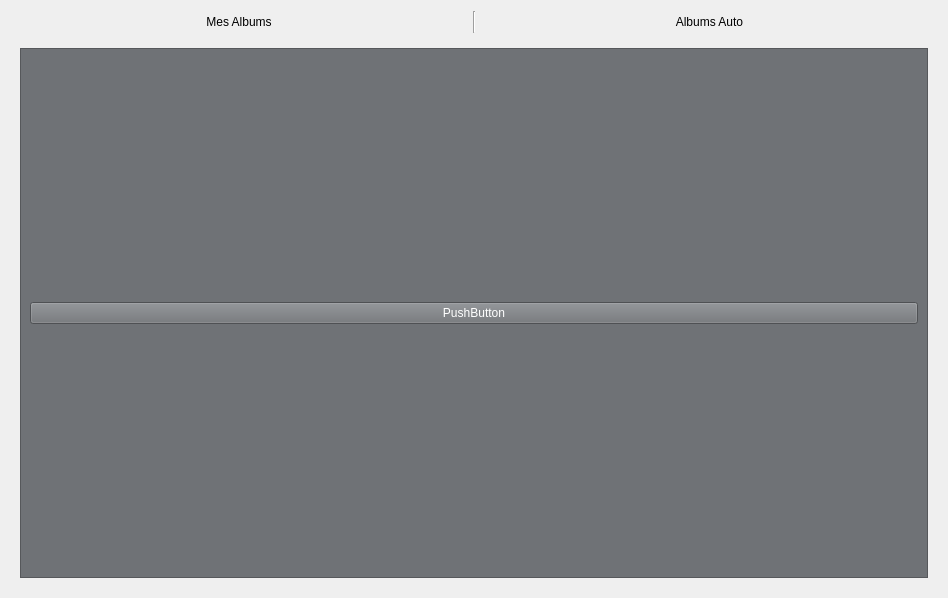
<?xml version="1.0" encoding="UTF-8"?>
<ui version="4.0">
 <class>AlbumWindow</class>
 <widget class="QWidget" name="AlbumWindow">
  <property name="geometry">
   <rect>
    <x>0</x>
    <y>0</y>
    <width>948</width>
    <height>598</height>
   </rect>
  </property>
  <property name="windowTitle">
   <string>Form</string>
  </property>
  <layout class="QHBoxLayout" name="horizontalLayout">
   <item>
    <layout class="QVBoxLayout" name="verticalLayout">
     <item>
      <layout class="QHBoxLayout" name="horizontalLayout_2">
       <item>
        <widget class="QPushButton" name="albPersoButton">
         <property name="text">
          <string>Mes Albums</string>
         </property>
         <property name="flat">
          <bool>true</bool>
         </property>
        </widget>
       </item>
       <item>
        <widget class="Line" name="line">
         <property name="orientation">
          <enum>Qt::Vertical</enum>
         </property>
        </widget>
       </item>
       <item>
        <widget class="QPushButton" name="albAutoButton">
         <property name="text">
          <string>Albums Auto</string>
         </property>
         <property name="flat">
          <bool>true</bool>
         </property>
        </widget>
       </item>
      </layout>
     </item>
     <item>
      <widget class="QStackedWidget" name="stackedWidget">
       <property name="currentIndex">
        <number>0</number>
       </property>
       <widget class="QWidget" name="page">
        <layout class="QVBoxLayout" name="verticalLayout_4">
         <item>
          <layout class="QVBoxLayout" name="verticalLayout_2">
           <item>
            <widget class="QFrame" name="corpsFrame">
             <property name="palette">
              <palette>
               <active>
                <colorrole role="WindowText">
                 <brush brushstyle="SolidPattern">
                  <color alpha="255">
                   <red>255</red>
                   <green>255</green>
                   <blue>255</blue>
                  </color>
                 </brush>
                </colorrole>
                <colorrole role="Button">
                 <brush brushstyle="SolidPattern">
                  <color alpha="255">
                   <red>111</red>
                   <green>114</green>
                   <blue>118</blue>
                  </color>
                 </brush>
                </colorrole>
                <colorrole role="Light">
                 <brush brushstyle="SolidPattern">
                  <color alpha="255">
                   <red>167</red>
                   <green>171</green>
                   <blue>177</blue>
                  </color>
                 </brush>
                </colorrole>
                <colorrole role="Midlight">
                 <brush brushstyle="SolidPattern">
                  <color alpha="255">
                   <red>139</red>
                   <green>142</green>
                   <blue>147</blue>
                  </color>
                 </brush>
                </colorrole>
                <colorrole role="Dark">
                 <brush brushstyle="SolidPattern">
                  <color alpha="255">
                   <red>55</red>
                   <green>57</green>
                   <blue>59</blue>
                  </color>
                 </brush>
                </colorrole>
                <colorrole role="Mid">
                 <brush brushstyle="SolidPattern">
                  <color alpha="255">
                   <red>74</red>
                   <green>76</green>
                   <blue>78</blue>
                  </color>
                 </brush>
                </colorrole>
                <colorrole role="Text">
                 <brush brushstyle="SolidPattern">
                  <color alpha="255">
                   <red>255</red>
                   <green>255</green>
                   <blue>255</blue>
                  </color>
                 </brush>
                </colorrole>
                <colorrole role="BrightText">
                 <brush brushstyle="SolidPattern">
                  <color alpha="255">
                   <red>255</red>
                   <green>255</green>
                   <blue>255</blue>
                  </color>
                 </brush>
                </colorrole>
                <colorrole role="ButtonText">
                 <brush brushstyle="SolidPattern">
                  <color alpha="255">
                   <red>255</red>
                   <green>255</green>
                   <blue>255</blue>
                  </color>
                 </brush>
                </colorrole>
                <colorrole role="Base">
                 <brush brushstyle="SolidPattern">
                  <color alpha="255">
                   <red>0</red>
                   <green>0</green>
                   <blue>0</blue>
                  </color>
                 </brush>
                </colorrole>
                <colorrole role="Window">
                 <brush brushstyle="SolidPattern">
                  <color alpha="255">
                   <red>111</red>
                   <green>114</green>
                   <blue>118</blue>
                  </color>
                 </brush>
                </colorrole>
                <colorrole role="Shadow">
                 <brush brushstyle="SolidPattern">
                  <color alpha="255">
                   <red>0</red>
                   <green>0</green>
                   <blue>0</blue>
                  </color>
                 </brush>
                </colorrole>
                <colorrole role="AlternateBase">
                 <brush brushstyle="SolidPattern">
                  <color alpha="255">
                   <red>55</red>
                   <green>57</green>
                   <blue>59</blue>
                  </color>
                 </brush>
                </colorrole>
                <colorrole role="ToolTipBase">
                 <brush brushstyle="SolidPattern">
                  <color alpha="255">
                   <red>255</red>
                   <green>255</green>
                   <blue>220</blue>
                  </color>
                 </brush>
                </colorrole>
                <colorrole role="ToolTipText">
                 <brush brushstyle="SolidPattern">
                  <color alpha="255">
                   <red>0</red>
                   <green>0</green>
                   <blue>0</blue>
                  </color>
                 </brush>
                </colorrole>
                <colorrole role="PlaceholderText">
                 <brush brushstyle="SolidPattern">
                  <color alpha="128">
                   <red>255</red>
                   <green>255</green>
                   <blue>255</blue>
                  </color>
                 </brush>
                </colorrole>
               </active>
               <inactive>
                <colorrole role="WindowText">
                 <brush brushstyle="SolidPattern">
                  <color alpha="255">
                   <red>255</red>
                   <green>255</green>
                   <blue>255</blue>
                  </color>
                 </brush>
                </colorrole>
                <colorrole role="Button">
                 <brush brushstyle="SolidPattern">
                  <color alpha="255">
                   <red>111</red>
                   <green>114</green>
                   <blue>118</blue>
                  </color>
                 </brush>
                </colorrole>
                <colorrole role="Light">
                 <brush brushstyle="SolidPattern">
                  <color alpha="255">
                   <red>167</red>
                   <green>171</green>
                   <blue>177</blue>
                  </color>
                 </brush>
                </colorrole>
                <colorrole role="Midlight">
                 <brush brushstyle="SolidPattern">
                  <color alpha="255">
                   <red>139</red>
                   <green>142</green>
                   <blue>147</blue>
                  </color>
                 </brush>
                </colorrole>
                <colorrole role="Dark">
                 <brush brushstyle="SolidPattern">
                  <color alpha="255">
                   <red>55</red>
                   <green>57</green>
                   <blue>59</blue>
                  </color>
                 </brush>
                </colorrole>
                <colorrole role="Mid">
                 <brush brushstyle="SolidPattern">
                  <color alpha="255">
                   <red>74</red>
                   <green>76</green>
                   <blue>78</blue>
                  </color>
                 </brush>
                </colorrole>
                <colorrole role="Text">
                 <brush brushstyle="SolidPattern">
                  <color alpha="255">
                   <red>255</red>
                   <green>255</green>
                   <blue>255</blue>
                  </color>
                 </brush>
                </colorrole>
                <colorrole role="BrightText">
                 <brush brushstyle="SolidPattern">
                  <color alpha="255">
                   <red>255</red>
                   <green>255</green>
                   <blue>255</blue>
                  </color>
                 </brush>
                </colorrole>
                <colorrole role="ButtonText">
                 <brush brushstyle="SolidPattern">
                  <color alpha="255">
                   <red>255</red>
                   <green>255</green>
                   <blue>255</blue>
                  </color>
                 </brush>
                </colorrole>
                <colorrole role="Base">
                 <brush brushstyle="SolidPattern">
                  <color alpha="255">
                   <red>0</red>
                   <green>0</green>
                   <blue>0</blue>
                  </color>
                 </brush>
                </colorrole>
                <colorrole role="Window">
                 <brush brushstyle="SolidPattern">
                  <color alpha="255">
                   <red>111</red>
                   <green>114</green>
                   <blue>118</blue>
                  </color>
                 </brush>
                </colorrole>
                <colorrole role="Shadow">
                 <brush brushstyle="SolidPattern">
                  <color alpha="255">
                   <red>0</red>
                   <green>0</green>
                   <blue>0</blue>
                  </color>
                 </brush>
                </colorrole>
                <colorrole role="AlternateBase">
                 <brush brushstyle="SolidPattern">
                  <color alpha="255">
                   <red>55</red>
                   <green>57</green>
                   <blue>59</blue>
                  </color>
                 </brush>
                </colorrole>
                <colorrole role="ToolTipBase">
                 <brush brushstyle="SolidPattern">
                  <color alpha="255">
                   <red>255</red>
                   <green>255</green>
                   <blue>220</blue>
                  </color>
                 </brush>
                </colorrole>
                <colorrole role="ToolTipText">
                 <brush brushstyle="SolidPattern">
                  <color alpha="255">
                   <red>0</red>
                   <green>0</green>
                   <blue>0</blue>
                  </color>
                 </brush>
                </colorrole>
                <colorrole role="PlaceholderText">
                 <brush brushstyle="SolidPattern">
                  <color alpha="128">
                   <red>255</red>
                   <green>255</green>
                   <blue>255</blue>
                  </color>
                 </brush>
                </colorrole>
               </inactive>
               <disabled>
                <colorrole role="WindowText">
                 <brush brushstyle="SolidPattern">
                  <color alpha="255">
                   <red>55</red>
                   <green>57</green>
                   <blue>59</blue>
                  </color>
                 </brush>
                </colorrole>
                <colorrole role="Button">
                 <brush brushstyle="SolidPattern">
                  <color alpha="255">
                   <red>111</red>
                   <green>114</green>
                   <blue>118</blue>
                  </color>
                 </brush>
                </colorrole>
                <colorrole role="Light">
                 <brush brushstyle="SolidPattern">
                  <color alpha="255">
                   <red>167</red>
                   <green>171</green>
                   <blue>177</blue>
                  </color>
                 </brush>
                </colorrole>
                <colorrole role="Midlight">
                 <brush brushstyle="SolidPattern">
                  <color alpha="255">
                   <red>139</red>
                   <green>142</green>
                   <blue>147</blue>
                  </color>
                 </brush>
                </colorrole>
                <colorrole role="Dark">
                 <brush brushstyle="SolidPattern">
                  <color alpha="255">
                   <red>55</red>
                   <green>57</green>
                   <blue>59</blue>
                  </color>
                 </brush>
                </colorrole>
                <colorrole role="Mid">
                 <brush brushstyle="SolidPattern">
                  <color alpha="255">
                   <red>74</red>
                   <green>76</green>
                   <blue>78</blue>
                  </color>
                 </brush>
                </colorrole>
                <colorrole role="Text">
                 <brush brushstyle="SolidPattern">
                  <color alpha="255">
                   <red>55</red>
                   <green>57</green>
                   <blue>59</blue>
                  </color>
                 </brush>
                </colorrole>
                <colorrole role="BrightText">
                 <brush brushstyle="SolidPattern">
                  <color alpha="255">
                   <red>255</red>
                   <green>255</green>
                   <blue>255</blue>
                  </color>
                 </brush>
                </colorrole>
                <colorrole role="ButtonText">
                 <brush brushstyle="SolidPattern">
                  <color alpha="255">
                   <red>55</red>
                   <green>57</green>
                   <blue>59</blue>
                  </color>
                 </brush>
                </colorrole>
                <colorrole role="Base">
                 <brush brushstyle="SolidPattern">
                  <color alpha="255">
                   <red>111</red>
                   <green>114</green>
                   <blue>118</blue>
                  </color>
                 </brush>
                </colorrole>
                <colorrole role="Window">
                 <brush brushstyle="SolidPattern">
                  <color alpha="255">
                   <red>111</red>
                   <green>114</green>
                   <blue>118</blue>
                  </color>
                 </brush>
                </colorrole>
                <colorrole role="Shadow">
                 <brush brushstyle="SolidPattern">
                  <color alpha="255">
                   <red>0</red>
                   <green>0</green>
                   <blue>0</blue>
                  </color>
                 </brush>
                </colorrole>
                <colorrole role="AlternateBase">
                 <brush brushstyle="SolidPattern">
                  <color alpha="255">
                   <red>111</red>
                   <green>114</green>
                   <blue>118</blue>
                  </color>
                 </brush>
                </colorrole>
                <colorrole role="ToolTipBase">
                 <brush brushstyle="SolidPattern">
                  <color alpha="255">
                   <red>255</red>
                   <green>255</green>
                   <blue>220</blue>
                  </color>
                 </brush>
                </colorrole>
                <colorrole role="ToolTipText">
                 <brush brushstyle="SolidPattern">
                  <color alpha="255">
                   <red>0</red>
                   <green>0</green>
                   <blue>0</blue>
                  </color>
                 </brush>
                </colorrole>
                <colorrole role="PlaceholderText">
                 <brush brushstyle="SolidPattern">
                  <color alpha="128">
                   <red>255</red>
                   <green>255</green>
                   <blue>255</blue>
                  </color>
                 </brush>
                </colorrole>
               </disabled>
              </palette>
             </property>
             <property name="autoFillBackground">
              <bool>true</bool>
             </property>
             <property name="frameShape">
              <enum>QFrame::StyledPanel</enum>
             </property>
             <property name="frameShadow">
              <enum>QFrame::Raised</enum>
             </property>
             <layout class="QVBoxLayout" name="verticalLayout_12">
              <property name="spacing">
               <number>0</number>
              </property>
              <property name="leftMargin">
               <number>0</number>
              </property>
              <property name="topMargin">
               <number>0</number>
              </property>
              <property name="rightMargin">
               <number>0</number>
              </property>
              <property name="bottomMargin">
               <number>0</number>
              </property>
              <item>
               <layout class="QVBoxLayout" name="verticalLayout_3"/>
              </item>
              <item>
               <widget class="QScrollArea" name="scrollArea">
                <property name="sizePolicy">
                 <sizepolicy hsizetype="Expanding" vsizetype="Expanding">
                  <horstretch>0</horstretch>
                  <verstretch>0</verstretch>
                 </sizepolicy>
                </property>
                <property name="frameShape">
                 <enum>QFrame::NoFrame</enum>
                </property>
                <property name="sizeAdjustPolicy">
                 <enum>QAbstractScrollArea::AdjustToContents</enum>
                </property>
                <property name="widgetResizable">
                 <bool>true</bool>
                </property>
                <property name="alignment">
                 <set>Qt::AlignLeading|Qt::AlignLeft|Qt::AlignTop</set>
                </property>
                <widget class="QWidget" name="scrollAreaWidgetContents">
                 <property name="geometry">
                  <rect>
                   <x>0</x>
                   <y>0</y>
                   <width>906</width>
                   <height>523</height>
                  </rect>
                 </property>
                 <layout class="QVBoxLayout" name="verticalLayout_5">
                  <property name="spacing">
                   <number>10</number>
                  </property>
                  <property name="topMargin">
                   <number>10</number>
                  </property>
                  <item>
                   <layout class="QGridLayout" name="listAlbum">
                    <property name="sizeConstraint">
                     <enum>QLayout::SetDefaultConstraint</enum>
                    </property>
                   </layout>
                  </item>
                  <item>
                   <widget class="QPushButton" name="newAlbButton">
                    <property name="text">
                     <string>PushButton</string>
                    </property>
                   </widget>
                  </item>
                 </layout>
                </widget>
               </widget>
              </item>
             </layout>
            </widget>
           </item>
          </layout>
         </item>
        </layout>
       </widget>
       <widget class="QWidget" name="page_2">
        <widget class="QCommandLinkButton" name="commandLinkButton">
         <property name="geometry">
          <rect>
           <x>130</x>
           <y>30</y>
           <width>172</width>
           <height>41</height>
          </rect>
         </property>
         <property name="text">
          <string>CommandLinkButton</string>
         </property>
        </widget>
       </widget>
      </widget>
     </item>
    </layout>
   </item>
  </layout>
 </widget>
 <resources/>
 <connections/>
</ui>
